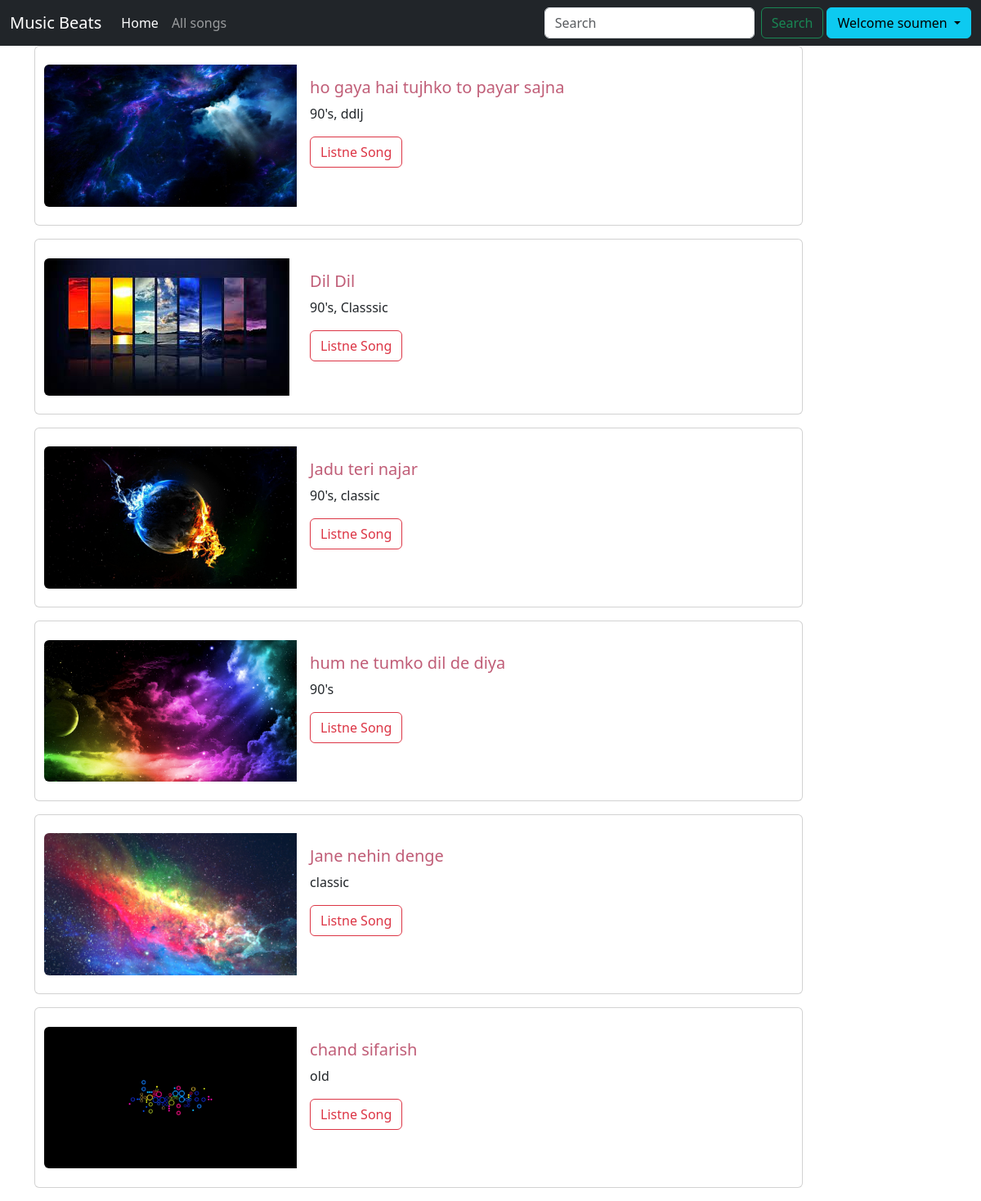
Screenshot of /songs/ (signed in) with the database file from the repository.
### musicbeats/models.py (models this page shows, shortened)
class Song(models.Model):
    song_id=models.AutoField(primary_key=True)
    name=models.CharField(max_length=2000)
    singer=models.CharField(max_length=2000)
    tags= models.CharField(max_length=100)
    image= models.ImageField(upload_to="Documents/images")
    song= models.FileField(upload_to="Documents/songs")
    movie=models.CharField( max_length=100, default='unknown')
    credit=models.CharField( max_length=5000, default='No one')

### musicbeats/views.py (the view)
# urls.py: path('songs/', views.songs, name='songs'),
@login_required(login_url='login')
def songs(request):
    context={}
    song= Song.objects.all()
    context['songs']=song
    return render(request, 'songs.html',context)

### musicbeats/templates/songs.html (shortened to what this page needs)
{% extends "base.html" %}
{% load static %}
{% block content %}
    <div class="container">
        {% for song in songs reversed %}
        <div class="card mb-3" style="max-width: 940px; padding-top:2%; padding-bottom:2%; padding-left:1%">
            <div class="row g-0">
            <div class="col-md-4">
                <img src="{% static song.image %}" class="img-fluid rounded-start" alt="...">
            </div>
            <div class="col-md-8">
                <div class="card-body">
                    <h5 class="card-title" style="color:#c05d77">{{song.name}}</h5>
                    <p class="card-text">{{song.tags}}</p>
                    <a href="{% url "listne_song" song.song_id %}"><button class="btn btn-outline-danger">Listne Song</button></a>
                </div>
            </div>
            </div>
        </div>
        {% endfor %}
    </div>
{% endblock content %}

### musicbeats/templates/base.html (shortened to what this page needs)
{% load static %}
<!DOCTYPE html>
<html lang="en">
<head>
    <link href="https://cdn.jsdelivr.net/npm/bootstrap@5.3.2/dist/css/bootstrap.min.css" rel="stylesheet">
    <link rel="stylesheet" href="{% static "css/style.css" %}">
</head>
<body>
    <nav class="navbar navbar-expand-lg navbar-dark bg-dark sticky-top" >
        <div class="container-fluid">
          <a class="navbar-brand" href="{% url "home" %}">Music Beats</a>
          <div class="collapse navbar-collapse" id="navbarSupportedContent">
            <ul class="navbar-nav me-auto mb-2 mb-lg-0">
              <li class="nav-item">
                <a class="nav-link active" aria-current="page" href="{% url "home" %}">Home</a>
              </li>
              <li class="nav-item">
                <a class="nav-link" href="{% url "songs" %}">All songs</a>
              </li>
            </ul>
            <form class="d-flex" role="search" method='get' action="{% url "search" %}">
                <input class="form-control me-2" name="search-field" type="search" placeholder="Search" aria-label="Search">
                <button class="btn btn-outline-success" type="submit">Search</button>
            </form>
            {% if user.is_authenticated %}
                    <div class="btn-group ms-1">
                        <button type="button" class="btn btn-info dropdown-toggle" data-bs-toggle="dropdown" aria-expanded="false">
                        Welcome {{request.user}}
                        </button>
                    </div>
            {% endif %}
          </div>
        </div>
    </nav>
    {% block content %}
    {% endblock content %}
</body>
</html>

### rows the page displays
Song: image (picture), name "ho gaya hai tujhko to payar sajna", tags "90's, ddlj"
Song: image (picture), name "Dil Dil", tags "90's, Classsic"
Song: image (picture), name "Jadu teri najar", tags "90's, classic"
Song: image (picture), name "hum ne tumko dil de diya", tags "90's"
Song: image (picture), name "Jane nehin denge", tags "classic"
Song: image (picture), name "chand sifarish", tags "old"

### other values shown
{{ request.user }} "soumen"
